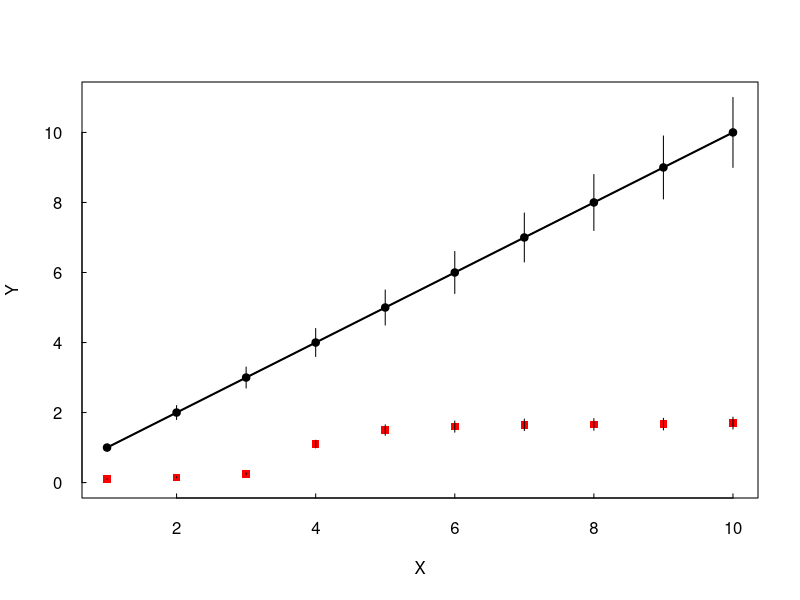

Reproduce this figure in R.
# Example showing that correlation is not the same as goodness-of-fit

data1 <- c(1, 2, 3, 4, 5, 6, 7, 8, 9, 10)
data2 <- c(0.1,	0.15,	0.25,	1.1,	1.5,	1.6,	1.65,	1.66,	1.67,	1.7)
xPlot <- c(1, 2, 3, 4, 5, 6, 7, 8, 9, 10)

# Assume 10% error on data
err1 <- 0.1*data1
err2 <- 0.1*data2

# Pearson linear correlation coefficient
pearsonCorr<-cor(data1, data2,  method = "pearson", use = "complete.obs")
print(paste("Pearson correlation:", pearsonCorr))

# Kendall tau
kendallCorr<-cor(data1, data2,  method = "kendall", use = "complete.obs")
print(paste("Kendall tau:", kendallCorr))

# Spearmann rho
spearmanCorr<-cor(data1, data2,  method = "spearman", use = "complete.obs")
print(paste("Spearman rho:", spearmanCorr))

# pdf("correl.pdf", width=15/2.54, height=12/2.54)
plot(xPlot, data1, type="l", tck=0.01, lwd=1, xlab="X", ylab="Y", las=1, ylim=c(0., max(data1+err1))) 
lines(xPlot, data1, col="black", lwd=2, lty=1)

points(xPlot, data1, pch=19, col="black")
points(xPlot, data2, pch=15, col="red")
# Error bars
segments(xPlot, data1+err1, xPlot, data1-err1)
segments(xPlot, data2+err2, xPlot, data2-err2)
# dev.off()

# Chi-square test
piece<-((data1-data2)^2)/(err1^2 + err2^2)
chi2<-sum(piece)
pvchi2<-pchisq(chi2,length(piece),lower.tail=FALSE)
print(paste("chi2 p-value =", pvchi2))

# Kolmogorov-Smirnov test
ks<-ks.test(data1, data2)
print(ks)
